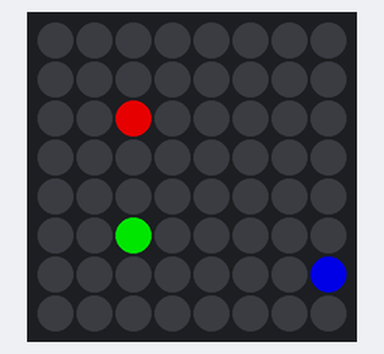
The program below on a simulated Raspberry Pi (BCM pin numbers) with a Sense HAT. On the bench: the Sense HAT's 8×8 RGB LED matrix. Dim RGB values are drawn brighter than linear.

Above: at 0.09 s.
At 0.55 s:
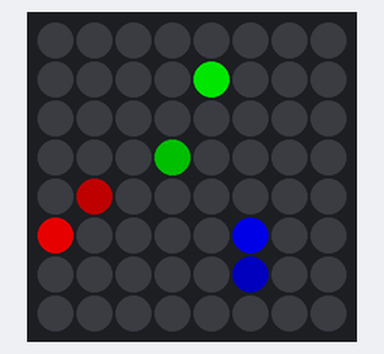
At 1.15 s:
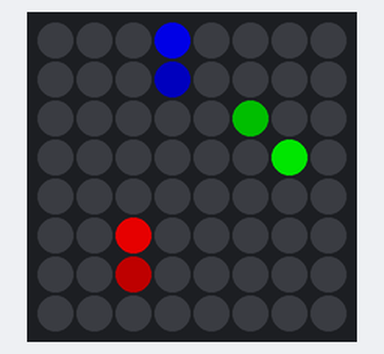
At 2.2 s:
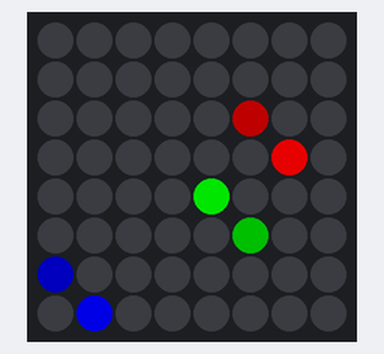
At 3.26 s:
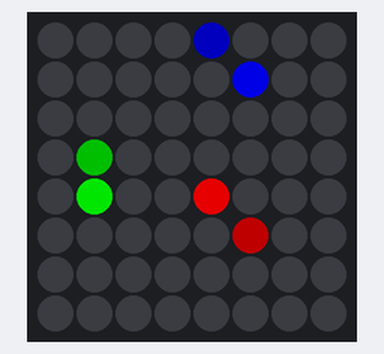
At 4.31 s:
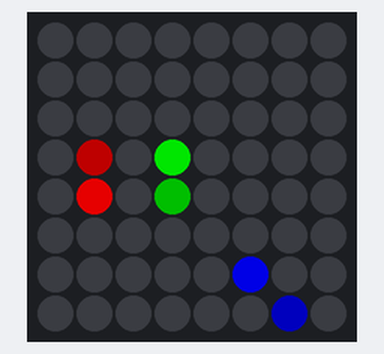

Measured:
- by itself, everything shown: repeats every 3.9 s, in 26 steps

The program:

juggle.py
```python
#!/usr/bin/env python3
# ========================================================================
# juggle.py
#
# Description: 3-ball cascade
#
# Author: Jim Ing
# Date: 2024-09-06
# ========================================================================

import time
from config import sense

class Sprites:
    def __init__(self):
        # Basic color palette
        K = (0, 0, 0)       # Black
        W = (255, 255, 255) # White

        R = (255, 0, 0)     # Red
        S = (99, 0, 0)      # Dark Faded Red
        #T = (33, 0, 0)      # Obscure Weak Red
        T = (0, 0, 0)       # Obscure Weak Red

        G = (0, 255, 0)     # Green
        H = (0, 99, 0)      # Dark Faded Green
        #I = (0, 33, 0)      # Obscure Weak Green
        I = (0, 0, 0)       # Obscure Weak Green

        B = (0, 0, 255)     # Blue
        C = (0, 0, 99)      # Dark Faded Blue
        #D = (0, 0, 33)      # Obscure Weak Blue
        D = (0, 0, 0)       # Obscure Weak Blue

        # Frame definitions:
        '''
            W|R|S|T|G|H|I|B|C|D
            [
                K, K, K, W, W, K, K, K,
                K, K, W, W, W, W, K, K,
                K, K, W, K, K, W, K, K,
                K, W, K, W, W, K, W, K,
                K, W, K, W, W, K, W, K,
                W, K, W, K, K, W, K, W,
                W, K, W, K, K, W, K, W,
                K, W, K, K, K, K, W, K
            ]
        '''

        self.frames = [
            [
                K, K, K, K, K, K, K, K,
                K, K, K, K, K, K, K, K,
                K, K, R, K, K, K, K, K,
                K, K, K, K, K, K, K, K,
                K, K, K, K, K, K, K, K,
                K, K, G, K, K, K, K, K,
                K, K, K, K, K, K, K, B,
                K, K, K, K, K, K, K, K
            ], [
                K, K, K, K, K, K, K, K,
                K, K, K, K, K, K, K, K,
                K, K, S, K, K, K, K, K,
                K, R, K, K, K, K, K, K,
                K, K, K, G, K, K, K, K,
                K, K, H, K, K, K, K, K,
                K, K, K, K, K, K, K, C,
                K, K, K, K, K, K, B, K
            ], [
                K, K, K, K, K, K, K, K,
                K, K, K, K, K, K, K, K,
                K, K, T, K, K, K, K, K,
                K, S, K, G, K, K, K, K,
                K, R, K, H, K, K, K, K,
                K, K, I, K, K, K, K, K,
                K, K, K, K, K, B, K, D,
                K, K, K, K, K, K, C, K
            ], [
                K, K, K, K, K, K, K, K,
                K, K, K, K, G, K, K, K,
                K, K, K, K, K, K, K, K,
                K, T, K, H, K, K, K, K,
                K, S, K, I, K, K, K, K,
                R, K, K, K, K, B, K, K,
                K, K, K, K, K, C, K, K,
                K, K, K, K, K, K, D, K
            ], [
                K, K, K, K, G, K, K, K,
                K, K, K, K, H, K, K, K,
                K, K, K, K, K, K, K, K,
                K, K, K, I, K, K, K, K,
                K, T, K, K, B, K, K, K,
                S, K, K, K, K, C, K, K,
                R, K, K, K, K, D, K, K,
                K, K, K, K, K, K, K, K
            ], [
                K, K, K, K, H, K, K, K,
                K, K, K, K, I, G, K, K,
                K, K, K, K, K, K, K, K,
                K, K, K, K, B, K, K, K,
                K, K, K, K, C, K, K, K,
                T, K, K, K, K, D, K, K,
                S, K, K, K, K, K, K, K,
                K, R, K, K, K, K, K, K
            ], [
                K, K, K, K, I, K, K, K,
                K, K, K, B, K, H, K, K,
                K, K, K, K, K, G, K, K,
                K, K, K, K, C, K, K, K,
                K, K, K, K, D, K, K, K,
                K, K, K, K, K, K, K, K,
                T, K, R, K, K, K, K, K,
                K, S, K, K, K, K, K, K
            ], [
                K, K, K, B, K, K, K, K,
                K, K, K, C, K, I, K, K,
                K, K, K, K, K, H, K, K,
                K, K, K, K, D, K, G, K,
                K, K, K, K, K, K, K, K,
                K, K, R, K, K, K, K, K,
                K, K, S, K, K, K, K, K,
                K, T, K, K, K, K, K, K
            ], [
                K, K, K, C, K, K, K, K,
                K, K, B, D, K, K, K, K,
                K, K, K, K, K, I, K, K,
                K, K, K, K, K, K, H, K,
                K, K, K, R, K, K, G, K,
                K, K, S, K, K, K, K, K,
                K, K, T, K, K, K, K, K,
                K, K, K, K, K, K, K, K
            ], [
                K, K, K, D, K, K, K, K,
                K, K, C, K, K, K, K, K,
                K, K, B, K, K, K, K, K,
                K, K, K, R, K, K, I, K,
                K, K, K, S, K, K, H, K,
                K, K, T, K, K, K, K, G,
                K, K, K, K, K, K, K, K,
                K, K, K, K, K, K, K, K
            ], [
                K, K, K, K, K, K, K, K,
                K, K, D, K, R, K, K, K,
                K, K, C, K, K, K, K, K,
                K, B, K, S, K, K, K, K,
                K, K, K, T, K, K, I, K,
                K, K, K, K, K, K, K, H,
                K, K, K, K, K, K, K, G,
                K, K, K, K, K, K, K, K
            ], [
                K, K, K, K, R, K, K, K,
                K, K, K, K, S, K, K, K,
                K, K, D, K, K, K, K, K,
                K, C, K, T, K, K, K, K,
                K, B, K, K, K, K, K, K,
                K, K, K, K, K, K, K, I,
                K, K, K, K, K, K, K, H,
                K, K, K, K, K, K, G, K
            ], [
                K, K, K, K, S, K, K, K,
                K, K, K, K, T, R, K, K,
                K, K, K, K, K, K, K, K,
                K, D, K, K, K, K, K, K,
                K, C, K, K, K, K, K, K,
                B, K, K, K, K, K, K, K,
                K, K, K, K, K, G, K, I,
                K, K, K, K, K, K, H, K
            ], [
                K, K, K, K, T, K, K, K,
                K, K, K, K, K, S, K, K,
                K, K, K, K, K, R, K, K,
                K, K, K, K, K, K, K, K,
                K, D, K, K, K, K, K, K,
                C, K, K, K, K, G, K, K,
                B, K, K, K, K, H, K, K,
                K, K, K, K, K, K, I, K
            ], [
                K, K, K, K, K, K, K, K,
                K, K, K, K, K, T, K, K,
                K, K, K, K, K, S, K, K,
                K, K, K, K, K, K, R, K,
                K, K, K, K, G, K, K, K,
                D, K, K, K, K, H, K, K,
                C, K, K, K, K, I, K, K,
                K, B, K, K, K, K, K, K
            ], [
                K, K, K, K, K, K, K, K,
                K, K, K, K, K, K, K, K,
                K, K, K, K, K, T, K, K,
                K, K, K, K, G, K, S, K,
                K, K, K, K, H, K, R, K,
                K, K, K, K, K, I, K, K,
                D, K, B, K, K, K, K, K,
                K, C, K, K, K, K, K, K
            ], [
                K, K, K, K, K, K, K, K,
                K, K, K, G, K, K, K, K,
                K, K, K, K, K, K, K, K,
                K, K, K, K, H, K, T, K,
                K, K, K, K, I, K, S, K,
                K, K, B, K, K, K, K, R,
                K, K, C, K, K, K, K, K,
                K, D, K, K, K, K, K, K
            ], [
                K, K, K, G, K, K, K, K,
                K, K, K, H, K, K, K, K,
                K, K, K, K, K, K, K, K,
                K, K, K, K, I, K, K, K,
                K, K, K, B, K, K, T, K,
                K, K, C, K, K, K, K, S,
                K, K, D, K, K, K, K, R,
                K, K, K, K, K, K, K, K
            ], [
                K, K, K, H, K, K, K, K,
                K, K, G, I, K, K, K, K,
                K, K, K, K, K, K, K, K,
                K, K, K, B, K, K, K, K,
                K, K, K, C, K, K, K, K,
                K, K, D, K, K, K, K, T,
                K, K, K, K, K, K, K, S,
                K, K, K, K, K, K, R, K
            ], [
                K, K, K, I, K, K, K, K,
                K, K, H, K, B, K, K, K,
                K, K, G, K, K, K, K, K,
                K, K, K, C, K, K, K, K,
                K, K, K, D, K, K, K, K,
                K, K, K, K, K, K, K, K,
                K, K, K, K, K, R, K, T,
                K, K, K, K, K, K, S, K
            ], [
                K, K, K, K, B, K, K, K,
                K, K, I, K, C, K, K, K,
                K, K, H, K, K, K, K, K,
                K, G, K, D, K, K, K, K,
                K, K, K, K, K, K, K, K,
                K, K, K, K, K, R, K, K,
                K, K, K, K, K, S, K, K,
                K, K, K, K, K, K, T, K
            ], [
                K, K, K, K, C, K, K, K,
                K, K, K, K, D, B, K, K,
                K, K, I, K, K, K, K, K,
                K, H, K, K, K, K, K, K,
                K, G, K, K, R, K, K, K,
                K, K, K, K, K, S, K, K,
                K, K, K, K, K, T, K, K,
                K, K, K, K, K, K, K, K
            ], [
                K, K, K, K, D, K, K, K,
                K, K, K, K, K, C, K, K,
                K, K, K, K, K, B, K, K,
                K, I, K, K, R, K, K, K,
                K, H, K, K, S, K, K, K,
                G, K, K, K, K, T, K, K,
                K, K, K, K, K, K, K, K,
                K, K, K, K, K, K, K, K
            ], [
                K, K, K, K, K, K, K, K,
                K, K, K, R, K, D, K, K,
                K, K, K, K, K, C, K, K,
                K, K, K, K, S, K, B, K,
                K, I, K, K, T, K, K, K,
                H, K, K, K, K, K, K, K,
                G, K, K, K, K, K, K, K,
                K, K, K, K, K, K, K, K
            ], [
                K, K, K, R, K, K, K, K,
                K, K, K, S, K, K, K, K,
                K, K, K, K, K, D, K, K,
                K, K, K, K, T, K, C, K,
                K, K, K, K, K, K, B, K,
                I, K, K, K, K, K, K, K,
                H, K, K, K, K, K, K, K,
                K, G, K, K, K, K, K, K
            ], [
                K, K, K, S, K, K, K, K,
                K, K, R, T, K, K, K, K,
                K, K, K, K, K, K, K, K,
                K, K, K, K, K, K, D, K,
                K, K, K, K, K, K, C, K,
                K, K, K, K, K, K, K, B,
                I, K, G, K, K, K, K, K,
                K, H, K, K, K, K, K, K
            ]
        ]

# Function to continuously animate through the frames
def animate(sprites, delay=0.1):
    while True:
        for frame in sprites.frames:
            sense.set_pixels(frame)  # Set the current frame to the LED matrix
            time.sleep(delay)        # Delay before showing the next frame

# Create an instance of Sprites class
sprites = Sprites()

# Start the animation
try:
    animate(sprites, delay=0.15)  # Adjust delay for animation speed
except KeyboardInterrupt:
    sense.clear()
```

config.py
```python
#!/usr/bin/env python3
# ========================================================================
# config.py
#
# Description: Global configuration.
#
# Author: Jim Ing
# Date: 2024-08-29
# ========================================================================

from sense_hat import SenseHat
#from sense_hat import SenseHat, ACTION_PRESSED, ACTION_HELD, ACTION_RELEASED

sense = SenseHat()

sense.rotation = 0
sense.low_light = True
```
